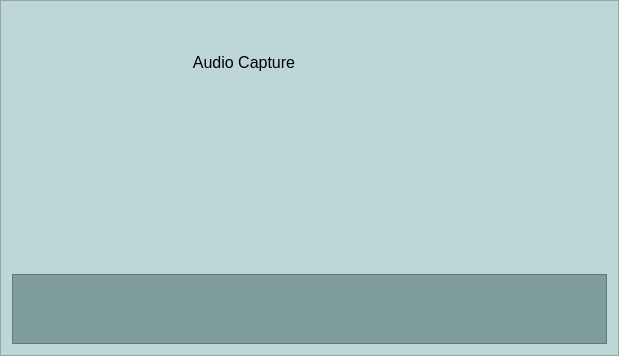
        <widget class="QFrame" name="page2_downframe">
         <property name="palette">
          <palette>
           <active>
            <colorrole role="WindowText">
             <brush brushstyle="SolidPattern">
              <color alpha="255">
               <red>0</red>
               <green>0</green>
               <blue>0</blue>
              </color>
             </brush>
            </colorrole>
            <colorrole role="Button">
             <brush brushstyle="SolidPattern">
              <color alpha="255">
               <red>189</red>
               <green>215</green>
               <blue>214</blue>
              </color>
             </brush>
            </colorrole>
            <colorrole role="Light">
             <brush brushstyle="SolidPattern">
              <color alpha="255">
               <red>255</red>
               <green>255</green>
               <blue>255</blue>
              </color>
             </brush>
            </colorrole>
            <colorrole role="Midlight">
             <brush brushstyle="SolidPattern">
              <color alpha="255">
               <red>222</red>
               <green>235</green>
               <blue>234</blue>
              </color>
             </brush>
            </colorrole>
            <colorrole role="Dark">
             <brush brushstyle="SolidPattern">
              <color alpha="255">
               <red>94</red>
               <green>107</green>
               <blue>107</blue>
              </color>
             </brush>
            </colorrole>
            <colorrole role="Mid">
             <brush brushstyle="SolidPattern">
              <color alpha="255">
               <red>126</red>
               <green>143</green>
               <blue>143</blue>
              </color>
             </brush>
            </colorrole>
            <colorrole role="Text">
             <brush brushstyle="SolidPattern">
              <color alpha="255">
               <red>0</red>
               <green>0</green>
               <blue>0</blue>
              </color>
             </brush>
            </colorrole>
            <colorrole role="BrightText">
             <brush brushstyle="SolidPattern">
              <color alpha="255">
               <red>255</red>
               <green>255</green>
               <blue>255</blue>
              </color>
             </brush>
            </colorrole>
            <colorrole role="ButtonText">
             <brush brushstyle="SolidPattern">
              <color alpha="255">
               <red>0</red>
               <green>0</green>
               <blue>0</blue>
              </color>
             </brush>
            </colorrole>
            <colorrole role="Base">
             <brush brushstyle="SolidPattern">
              <color alpha="255">
               <red>255</red>
               <green>255</green>
               <blue>255</blue>
              </color>
             </brush>
            </colorrole>
            <colorrole role="Window">
             <brush brushstyle="SolidPattern">
              <color alpha="255">
               <red>189</red>
               <green>215</green>
               <blue>214</blue>
              </color>
             </brush>
            </colorrole>
            <colorrole role="Shadow">
             <brush brushstyle="SolidPattern">
              <color alpha="255">
               <red>0</red>
               <green>0</green>
               <blue>0</blue>
              </color>
             </brush>
            </colorrole>
            <colorrole role="AlternateBase">
             <brush brushstyle="SolidPattern">
              <color alpha="255">
               <red>222</red>
               <green>235</green>
               <blue>234</blue>
              </color>
             </brush>
            </colorrole>
            <colorrole role="ToolTipBase">
             <brush brushstyle="SolidPattern">
              <color alpha="255">
               <red>255</red>
               <green>255</green>
               <blue>220</blue>
              </color>
             </brush>
            </colorrole>
            <colorrole role="ToolTipText">
             <brush brushstyle="SolidPattern">
              <color alpha="255">
               <red>0</red>
               <green>0</green>
               <blue>0</blue>
              </color>
             </brush>
            </colorrole>
           </active>
           <inactive>
            <colorrole role="WindowText">
             <brush brushstyle="SolidPattern">
              <color alpha="255">
               <red>0</red>
               <green>0</green>
               <blue>0</blue>
              </color>
             </brush>
            </colorrole>
            <colorrole role="Button">
             <brush brushstyle="SolidPattern">
              <color alpha="255">
               <red>189</red>
               <green>215</green>
               <blue>214</blue>
              </color>
             </brush>
            </colorrole>
            <colorrole role="Light">
             <brush brushstyle="SolidPattern">
              <color alpha="255">
               <red>255</red>
               <green>255</green>
               <blue>255</blue>
              </color>
             </brush>
            </colorrole>
            <colorrole role="Midlight">
             <brush brushstyle="SolidPattern">
              <color alpha="255">
               <red>222</red>
               <green>235</green>
               <blue>234</blue>
              </color>
             </brush>
            </colorrole>
            <colorrole role="Dark">
             <brush brushstyle="SolidPattern">
              <color alpha="255">
               <red>94</red>
               <green>107</green>
               <blue>107</blue>
              </color>
             </brush>
            </colorrole>
            <colorrole role="Mid">
             <brush brushstyle="SolidPattern">
              <color alpha="255">
               <red>126</red>
               <green>143</green>
               <blue>143</blue>
              </color>
             </brush>
            </colorrole>
            <colorrole role="Text">
             <brush brushstyle="SolidPattern">
              <color alpha="255">
               <red>0</red>
               <green>0</green>
               <blue>0</blue>
              </color>
             </brush>
            </colorrole>
            <colorrole role="BrightText">
             <brush brushstyle="SolidPattern">
              <color alpha="255">
               <red>255</red>
               <green>255</green>
               <blue>255</blue>
              </color>
             </brush>
            </colorrole>
            <colorrole role="ButtonText">
             <brush brushstyle="SolidPattern">
              <color alpha="255">
               <red>0</red>
               <green>0</green>
               <blue>0</blue>
              </color>
             </brush>
            </colorrole>
            <colorrole role="Base">
             <brush brushstyle="SolidPattern">
              <color alpha="255">
               <red>255</red>
               <green>255</green>
               <blue>255</blue>
              </color>
             </brush>
            </colorrole>
            <colorrole role="Window">
             <brush brushstyle="SolidPattern">
              <color alpha="255">
               <red>189</red>
               <green>215</green>
               <blue>214</blue>
              </color>
             </brush>
            </colorrole>
            <colorrole role="Shadow">
             <brush brushstyle="SolidPattern">
              <color alpha="255">
               <red>0</red>
               <green>0</green>
               <blue>0</blue>
              </color>
             </brush>
            </colorrole>
            <colorrole role="AlternateBase">
             <brush brushstyle="SolidPattern">
              <color alpha="255">
               <red>222</red>
               <green>235</green>
               <blue>234</blue>
              </color>
             </brush>
            </colorrole>
            <colorrole role="ToolTipBase">
             <brush brushstyle="SolidPattern">
              <color alpha="255">
               <red>255</red>
               <green>255</green>
               <blue>220</blue>
              </color>
             </brush>
            </colorrole>
            <colorrole role="ToolTipText">
             <brush brushstyle="SolidPattern">
              <color alpha="255">
               <red>0</red>
               <green>0</green>
               <blue>0</blue>
              </color>
             </brush>
            </colorrole>
           </inactive>
           <disabled>
            <colorrole role="WindowText">
             <brush brushstyle="SolidPattern">
              <color alpha="255">
               <red>94</red>
               <green>107</green>
               <blue>107</blue>
              </color>
             </brush>
            </colorrole>
            <colorrole role="Button">
             <brush brushstyle="SolidPattern">
              <color alpha="255">
               <red>189</red>
               <green>215</green>
               <blue>214</blue>
              </color>
             </brush>
            </colorrole>
            <colorrole role="Light">
             <brush brushstyle="SolidPattern">
              <color alpha="255">
               <red>255</red>
               <green>255</green>
               <blue>255</blue>
              </color>
             </brush>
            </colorrole>
            <colorrole role="Midlight">
             <brush brushstyle="SolidPattern">
              <color alpha="255">
               <red>222</red>
               <green>235</green>
               <blue>234</blue>
              </color>
             </brush>
            </colorrole>
            <colorrole role="Dark">
             <brush brushstyle="SolidPattern">
              <color alpha="255">
               <red>94</red>
               <green>107</green>
               <blue>107</blue>
              </color>
             </brush>
            </colorrole>
            <colorrole role="Mid">
             <brush brushstyle="SolidPattern">
              <color alpha="255">
               <red>126</red>
               <green>143</green>
               <blue>143</blue>
              </color>
             </brush>
            </colorrole>
            <colorrole role="Text">
             <brush brushstyle="SolidPattern">
              <color alpha="255">
               <red>94</red>
               <green>107</green>
               <blue>107</blue>
              </color>
             </brush>
            </colorrole>
            <colorrole role="BrightText">
             <brush brushstyle="SolidPattern">
              <color alpha="255">
               <red>255</red>
               <green>255</green>
               <blue>255</blue>
              </color>
             </brush>
            </colorrole>
            <colorrole role="ButtonText">
             <brush brushstyle="SolidPattern">
              <color alpha="255">
               <red>94</red>
               <green>107</green>
               <blue>107</blue>
              </color>
             </brush>
            </colorrole>
            <colorrole role="Base">
             <brush brushstyle="SolidPattern">
              <color alpha="255">
               <red>189</red>
               <green>215</green>
               <blue>214</blue>
              </color>
             </brush>
            </colorrole>
            <colorrole role="Window">
             <brush brushstyle="SolidPattern">
              <color alpha="255">
               <red>189</red>
               <green>215</green>
               <blue>214</blue>
              </color>
             </brush>
            </colorrole>
            <colorrole role="Shadow">
             <brush brushstyle="SolidPattern">
              <color alpha="255">
               <red>0</red>
               <green>0</green>
               <blue>0</blue>
              </color>
             </brush>
            </colorrole>
            <colorrole role="AlternateBase">
             <brush brushstyle="SolidPattern">
              <color alpha="255">
               <red>189</red>
               <green>215</green>
               <blue>214</blue>
              </color>
             </brush>
            </colorrole>
            <colorrole role="ToolTipBase">
             <brush brushstyle="SolidPattern">
              <color alpha="255">
               <red>255</red>
               <green>255</green>
               <blue>220</blue>
              </color>
             </brush>
            </colorrole>
            <colorrole role="ToolTipText">
             <brush brushstyle="SolidPattern">
              <color alpha="255">
               <red>0</red>
               <green>0</green>
               <blue>0</blue>
              </color>
             </brush>
            </colorrole>
           </disabled>
          </palette>
         </property>
         <property name="autoFillBackground">
          <bool>true</bool>
         </property>
         <property name="frameShape">
          <enum>QFrame::StyledPanel</enum>
         </property>
         <property name="frameShadow">
          <enum>QFrame::Raised</enum>
         </property>
         <layout class="QGridLayout" name="gridLayout_2">
          <item row="0" column="0">
           <spacer name="horizontalSpacer_4">
            <property name="orientation">
             <enum>Qt::Horizontal</enum>
            </property>
            <property name="sizeHint" stdset="0">
             <size>
              <width>126</width>
              <height>20</height>
             </size>
            </property>
           </spacer>
          </item>
          <item row="0" column="1">
           <widget class="QPushButton" name="Audio_page2">
            <property name="minimumSize">
             <size>
              <width>200</width>
              <height>100</height>
             </size>
            </property>
            <property name="font">
             <font>
              <pointsize>12</pointsize>
             </font>
            </property>
            <property name="text">
             <string>Audio Capture</string>
            </property>
            <property name="icon">
             <iconset>
              <normaloff>Icons/Microphone.png</normaloff>Icons/Microphone.png</iconset>
            </property>
            <property name="iconSize">
             <size>
              <width>50</width>
              <height>50</height>
             </size>
            </property>
            <property name="flat">
             <bool>true</bool>
            </property>
           </widget>
          </item>
          <item row="0" column="2">
           <spacer name="horizontalSpacer_5">
            <property name="orientation">
             <enum>Qt::Horizontal</enum>
            </property>
            <property name="sizeHint" stdset="0">
             <size>
              <width>125</width>
              <height>20</height>
             </size>
            </property>
           </spacer>
          </item>
          <item row="0" column="3">
           <spacer name="horizontalSpacer_6">
            <property name="orientation">
             <enum>Qt::Horizontal</enum>
            </property>
            <property name="sizeHint" stdset="0">
             <size>
              <width>126</width>
              <height>20</height>
             </size>
            </property>
           </spacer>
          </item>
          <item row="2" column="0" colspan="4">
           <widget class="QScrollArea" name="pic_scrollArea_page2">
            <property name="sizePolicy">
             <sizepolicy hsizetype="Expanding" vsizetype="Expanding">
              <horstretch>0</horstretch>
              <verstretch>0</verstretch>
             </sizepolicy>
            </property>
            <property name="maximumSize">
             <size>
              <width>16777215</width>
              <height>160</height>
             </size>
            </property>
            <property name="palette">
             <palette>
              <active>
               <colorrole role="WindowText">
                <brush brushstyle="SolidPattern">
                 <color alpha="255">
                  <red>0</red>
                  <green>0</green>
                  <blue>0</blue>
                 </color>
                </brush>
               </colorrole>
               <colorrole role="Button">
                <brush brushstyle="SolidPattern">
                 <color alpha="255">
                  <red>127</red>
                  <green>157</green>
                  <blue>157</blue>
                 </color>
                </brush>
               </colorrole>
               <colorrole role="Light">
                <brush brushstyle="SolidPattern">
                 <color alpha="255">
                  <red>191</red>
                  <green>236</green>
                  <blue>236</blue>
                 </color>
                </brush>
               </colorrole>
               <colorrole role="Midlight">
                <brush brushstyle="SolidPattern">
                 <color alpha="255">
                  <red>159</red>
                  <green>196</green>
                  <blue>196</blue>
                 </color>
                </brush>
               </colorrole>
               <colorrole role="Dark">
                <brush brushstyle="SolidPattern">
                 <color alpha="255">
                  <red>63</red>
                  <green>78</green>
                  <blue>78</blue>
                 </color>
                </brush>
               </colorrole>
               <colorrole role="Mid">
                <brush brushstyle="SolidPattern">
                 <color alpha="255">
                  <red>84</red>
                  <green>105</green>
                  <blue>105</blue>
                 </color>
                </brush>
               </colorrole>
               <colorrole role="Text">
                <brush brushstyle="SolidPattern">
                 <color alpha="255">
                  <red>0</red>
                  <green>0</green>
                  <blue>0</blue>
                 </color>
                </brush>
               </colorrole>
               <colorrole role="BrightText">
                <brush brushstyle="SolidPattern">
                 <color alpha="255">
                  <red>255</red>
                  <green>255</green>
                  <blue>255</blue>
                 </color>
                </brush>
               </colorrole>
               <colorrole role="ButtonText">
                <brush brushstyle="SolidPattern">
                 <color alpha="255">
                  <red>0</red>
                  <green>0</green>
                  <blue>0</blue>
                 </color>
                </brush>
               </colorrole>
               <colorrole role="Base">
                <brush brushstyle="SolidPattern">
                 <color alpha="255">
                  <red>255</red>
                  <green>255</green>
                  <blue>255</blue>
                 </color>
                </brush>
               </colorrole>
               <colorrole role="Window">
                <brush brushstyle="SolidPattern">
                 <color alpha="255">
                  <red>127</red>
                  <green>157</green>
                  <blue>157</blue>
                 </color>
                </brush>
               </colorrole>
               <colorrole role="Shadow">
                <brush brushstyle="SolidPattern">
                 <color alpha="255">
                  <red>0</red>
                  <green>0</green>
                  <blue>0</blue>
                 </color>
                </brush>
               </colorrole>
               <colorrole role="AlternateBase">
                <brush brushstyle="SolidPattern">
                 <color alpha="255">
                  <red>191</red>
                  <green>206</green>
                  <blue>206</blue>
                 </color>
                </brush>
               </colorrole>
               <colorrole role="ToolTipBase">
                <brush brushstyle="SolidPattern">
                 <color alpha="255">
                  <red>255</red>
                  <green>255</green>
                  <blue>220</blue>
                 </color>
                </brush>
               </colorrole>
               <colorrole role="ToolTipText">
                <brush brushstyle="SolidPattern">
                 <color alpha="255">
                  <red>0</red>
                  <green>0</green>
                  <blue>0</blue>
                 </color>
                </brush>
               </colorrole>
              </active>
              <inactive>
               <colorrole role="WindowText">
                <brush brushstyle="SolidPattern">
                 <color alpha="255">
                  <red>0</red>
                  <green>0</green>
                  <blue>0</blue>
                 </color>
                </brush>
               </colorrole>
               <colorrole role="Button">
                <brush brushstyle="SolidPattern">
                 <color alpha="255">
                  <red>127</red>
                  <green>157</green>
                  <blue>157</blue>
                 </color>
                </brush>
               </colorrole>
               <colorrole role="Light">
                <brush brushstyle="SolidPattern">
                 <color alpha="255">
                  <red>191</red>
                  <green>236</green>
                  <blue>236</blue>
                 </color>
                </brush>
               </colorrole>
               <colorrole role="Midlight">
                <brush brushstyle="SolidPattern">
                 <color alpha="255">
                  <red>159</red>
                  <green>196</green>
                  <blue>196</blue>
                 </color>
                </brush>
               </colorrole>
               <colorrole role="Dark">
                <brush brushstyle="SolidPattern">
                 <color alpha="255">
                  <red>63</red>
                  <green>78</green>
                  <blue>78</blue>
                 </color>
                </brush>
               </colorrole>
               <colorrole role="Mid">
                <brush brushstyle="SolidPattern">
                 <color alpha="255">
                  <red>84</red>
                  <green>105</green>
                  <blue>105</blue>
                 </color>
                </brush>
               </colorrole>
               <colorrole role="Text">
                <brush brushstyle="SolidPattern">
                 <color alpha="255">
                  <red>0</red>
                  <green>0</green>
                  <blue>0</blue>
                 </color>
                </brush>
               </colorrole>
               <colorrole role="BrightText">
                <brush brushstyle="SolidPattern">
                 <color alpha="255">
                  <red>255</red>
                  <green>255</green>
                  <blue>255</blue>
                 </color>
                </brush>
               </colorrole>
               <colorrole role="ButtonText">
                <brush brushstyle="SolidPattern">
                 <color alpha="255">
                  <red>0</red>
                  <green>0</green>
                  <blue>0</blue>
                 </color>
                </brush>
               </colorrole>
               <colorrole role="Base">
                <brush brushstyle="SolidPattern">
                 <color alpha="255">
                  <red>255</red>
                  <green>255</green>
                  <blue>255</blue>
                 </color>
                </brush>
               </colorrole>
               <colorrole role="Window">
                <brush brushstyle="SolidPattern">
                 <color alpha="255">
                  <red>127</red>
                  <green>157</green>
                  <blue>157</blue>
                 </color>
                </brush>
               </colorrole>
               <colorrole role="Shadow">
                <brush brushstyle="SolidPattern">
                 <color alpha="255">
                  <red>0</red>
                  <green>0</green>
                  <blue>0</blue>
                 </color>
                </brush>
               </colorrole>
               <colorrole role="AlternateBase">
                <brush brushstyle="SolidPattern">
                 <color alpha="255">
                  <red>191</red>
                  <green>206</green>
                  <blue>206</blue>
                 </color>
                </brush>
               </colorrole>
               <colorrole role="ToolTipBase">
                <brush brushstyle="SolidPattern">
                 <color alpha="255">
                  <red>255</red>
                  <green>255</green>
                  <blue>220</blue>
                 </color>
                </brush>
               </colorrole>
               <colorrole role="ToolTipText">
                <brush brushstyle="SolidPattern">
                 <color alpha="255">
                  <red>0</red>
                  <green>0</green>
                  <blue>0</blue>
                 </color>
                </brush>
               </colorrole>
              </inactive>
              <disabled>
               <colorrole role="WindowText">
                <brush brushstyle="SolidPattern">
                 <color alpha="255">
                  <red>63</red>
                  <green>78</green>
                  <blue>78</blue>
                 </color>
                </brush>
               </colorrole>
               <colorrole role="Button">
                <brush brushstyle="SolidPattern">
                 <color alpha="255">
                  <red>127</red>
                  <green>157</green>
                  <blue>157</blue>
                 </color>
                </brush>
               </colorrole>
               <colorrole role="Light">
                <brush brushstyle="SolidPattern">
                 <color alpha="255">
                  <red>191</red>
                  <green>236</green>
                  <blue>236</blue>
                 </color>
                </brush>
               </colorrole>
               <colorrole role="Midlight">
                <brush brushstyle="SolidPattern">
                 <color alpha="255">
                  <red>159</red>
                  <green>196</green>
                  <blue>196</blue>
                 </color>
                </brush>
               </colorrole>
               <colorrole role="Dark">
                <brush brushstyle="SolidPattern">
                 <color alpha="255">
                  <red>63</red>
                  <green>78</green>
                  <blue>78</blue>
                 </color>
                </brush>
               </colorrole>
               <colorrole role="Mid">
                <brush brushstyle="SolidPattern">
                 <color alpha="255">
                  <red>84</red>
                  <green>105</green>
                  <blue>105</blue>
                 </color>
                </brush>
               </colorrole>
               <colorrole role="Text">
                <brush brushstyle="SolidPattern">
                 <color alpha="255">
                  <red>63</red>
                  <green>78</green>
                  <blue>78</blue>
                 </color>
                </brush>
               </colorrole>
               <colorrole role="BrightText">
                <brush brushstyle="SolidPattern">
                 <color alpha="255">
                  <red>255</red>
                  <green>255</green>
                  <blue>255</blue>
                 </color>
                </brush>
               </colorrole>
               <colorrole role="ButtonText">
                <brush brushstyle="SolidPattern">
                 <color alpha="255">
                  <red>63</red>
                  <green>78</green>
                  <blue>78</blue>
                 </color>
                </brush>
               </colorrole>
               <colorrole role="Base">
                <brush brushstyle="SolidPattern">
                 <color alpha="255">
                  <red>127</red>
                  <green>157</green>
                  <blue>157</blue>
                 </color>
                </brush>
               </colorrole>
               <colorrole role="Window">
                <brush brushstyle="SolidPattern">
                 <color alpha="255">
                  <red>127</red>
                  <green>157</green>
                  <blue>157</blue>
                 </color>
                </brush>
               </colorrole>
               <colorrole role="Shadow">
                <brush brushstyle="SolidPattern">
                 <color alpha="255">
                  <red>0</red>
                  <green>0</green>
                  <blue>0</blue>
                 </color>
                </brush>
               </colorrole>
               <colorrole role="AlternateBase">
                <brush brushstyle="SolidPattern">
                 <color alpha="255">
                  <red>127</red>
                  <green>157</green>
                  <blue>157</blue>
                 </color>
                </brush>
               </colorrole>
               <colorrole role="ToolTipBase">
                <brush brushstyle="SolidPattern">
                 <color alpha="255">
                  <red>255</red>
                  <green>255</green>
                  <blue>220</blue>
                 </color>
                </brush>
               </colorrole>
               <colorrole role="ToolTipText">
                <brush brushstyle="SolidPattern">
                 <color alpha="255">
                  <red>0</red>
                  <green>0</green>
                  <blue>0</blue>
                 </color>
                </brush>
               </colorrole>
              </disabled>
             </palette>
            </property>
            <property name="widgetResizable">
             <bool>true</bool>
            </property>
            <widget class="QWidget" name="scrollAreaWidgetContents">
             <property name="geometry">
              <rect>
               <x>0</x>
               <y>0</y>
               <width>492</width>
               <height>158</height>
              </rect>
             </property>
            </widget>
           </widget>
          </item>
          <item row="1" column="0" colspan="4">
           <widget class="QLabel" name="Dispaly_text_page2">
            <property name="minimumSize">
             <size>
              <width>0</width>
              <height>150</height>
             </size>
            </property>
            <property name="maximumSize">
             <size>
              <width>16777215</width>
              <height>200</height>
             </size>
            </property>
            <property name="font">
             <font>
              <pointsize>10</pointsize>
             </font>
            </property>
            <property name="text">
             <string/>
            </property>
            <property name="alignment">
             <set>Qt::AlignCenter</set>
            </property>
           </widget>
          </item>
         </layout>
        </widget>
